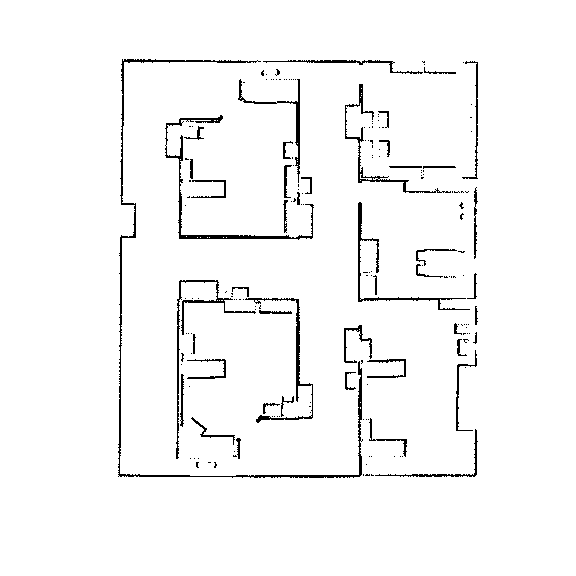
#> input picture middleman/src/HospitalMap.png, 576 x 576 px
$ python MapCVTransformations.py
#> lines starting #> are read from the running program, lines starting #| are printed output that depends on the picture; after the words box and inside, x2 and y2 are one past the last pixel; in counts of white or black regions, pixels touching at a corner belong together
import cv2
import numpy as np
import matplotlib.pyplot as plt

img = cv2.imread("HospitalMap.png")
#> img is the input picture: shape (576, 576, 3); 96.9% white; black in thin lines or dots, all inside (x1, y1, x2, y2) = (118, 59, 478, 478)
kernel11 = np.ones((11,11), np.uint8)
kernel3 = np.ones((3,3), np.uint8)
# [6 lines of commented-out code are left out]
de1 = cv2.morphologyEx(img, cv2.MORPH_OPEN, kernel3)
#> de1: shape (576, 576, 3); 96.5% white; 51 black regions (32 under 20 px), largest, box (x1, y1, x2, y2) and area: (118, 59, 478, 478) 3877, (165, 79, 314, 240) 2354, (176, 280, 313, 459) 2153
de1 = cv2.erode(de1, kernel3, iterations=1)
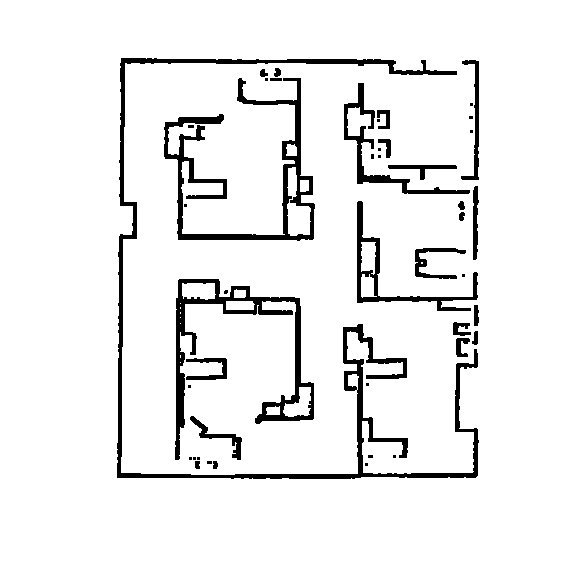
#> de1: shape (576, 576, 3); 93.1% white; 45 black regions (21 under 20 px), largest, box (x1, y1, x2, y2) and area: (117, 58, 479, 479) 7625, (164, 78, 315, 241) 4322, (175, 279, 314, 460) 3944
de1 = cv2.blur(de1, (5,5))
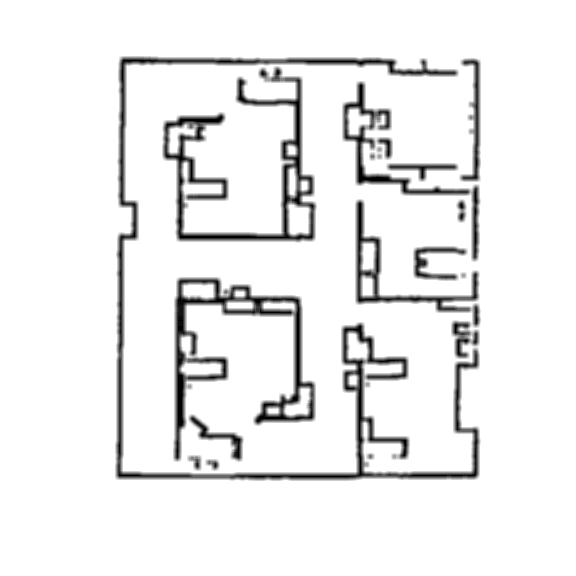
#> de1: shape (576, 576, 3); min 0, max 255, mean 237.5
de1 = cv2.bilateralFilter(de1,9,75,75)
ret, de1 = cv2.threshold(de1, 127, 255, cv2.THRESH_BINARY)
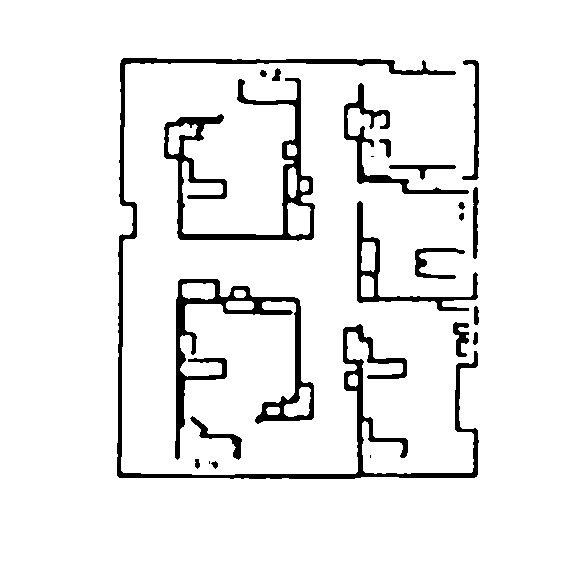
#> de1: shape (576, 576, 3); 93.1% white; 23 black regions (3 under 20 px), largest, box (x1, y1, x2, y2) and area: (117, 58, 479, 479) 7689, (175, 279, 314, 460) 4428, (164, 78, 315, 241) 4427
de1 = cv2.bilateralFilter(de1,9,75,75)
de1 = cv2.blur(de1, (3,3))
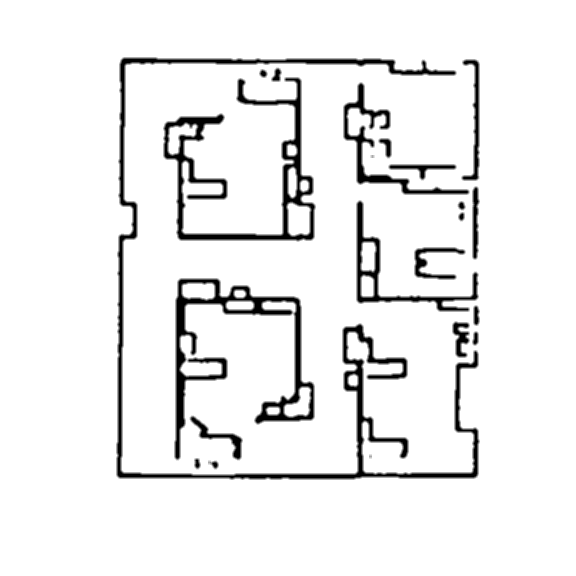
#> de1: shape (576, 576, 3); min 0, max 255, mean 237.5
ret, de1 = cv2.threshold(de1, 127, 255, cv2.THRESH_BINARY)
#> de1: shape (576, 576, 3); 93.1% white; 20 black regions, largest, box (x1, y1, x2, y2) and area: (117, 58, 479, 479) 7691, (164, 78, 315, 241) 4433, (175, 279, 314, 459) 4426
de1 = cv2.blur(de1, (3,3))
de1 = cv2.erode(de1, kernel3, iterations=1)
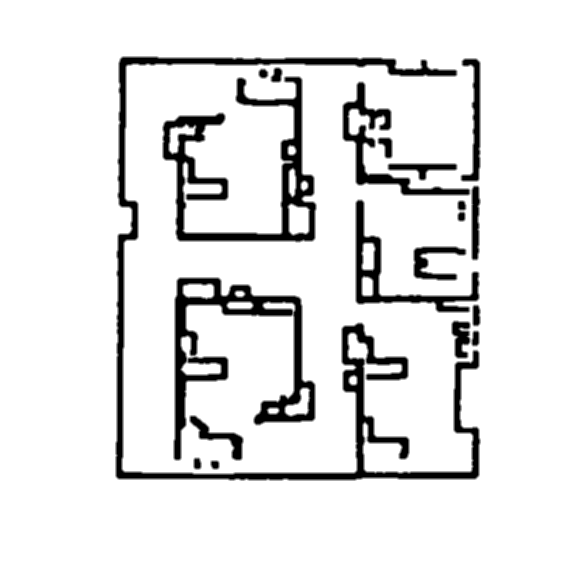
#> de1: shape (576, 576, 3); min 0, max 255, mean 229.6
de1 = cv2.dilate(de1, kernel3, iterations=1)
ret, de1 = cv2.threshold(de1, 127, 255, cv2.THRESH_BINARY)
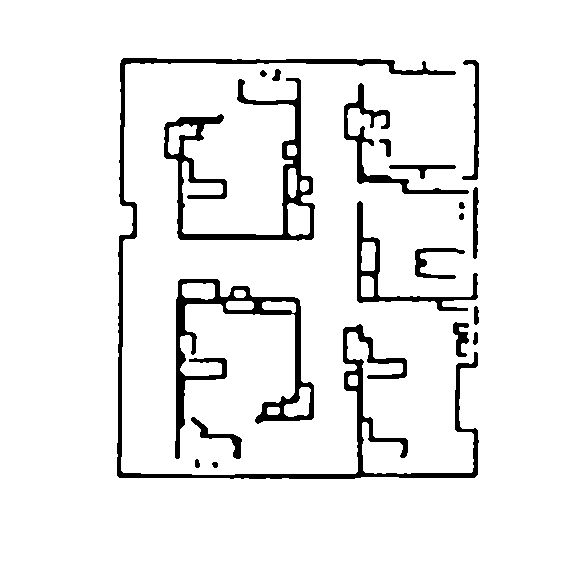
#> de1: shape (576, 576, 3); 93.1% white; 20 black regions, largest, box (x1, y1, x2, y2) and area: (117, 58, 479, 479) 7693, (164, 78, 315, 241) 4447, (175, 279, 314, 459) 4437
de1 = cv2.dilate(de1, kernel3, iterations=1)
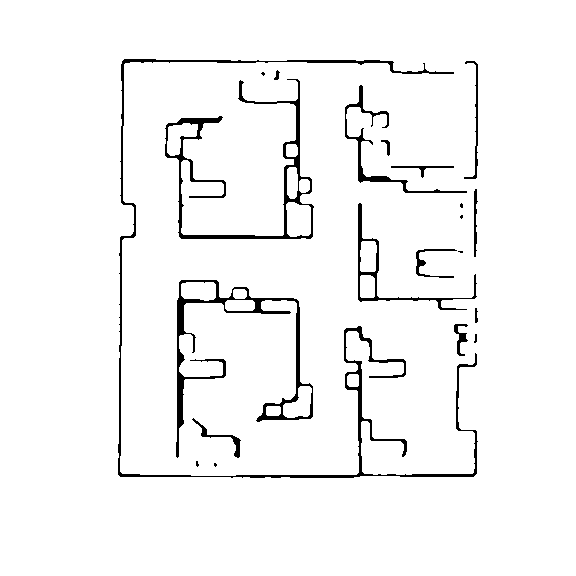
#> de1: shape (576, 576, 3); 96.2% white; 21 black regions (7 under 20 px), largest, box (x1, y1, x2, y2) and area: (118, 59, 478, 478) 4065, (176, 280, 313, 458) 2673, (165, 79, 314, 239) 2570

# [5 lines of commented-out code are left out]
cv2.imshow("de1", de1)
cv2.waitKey(5000)

$ run again, with middleman/src/test_map_simple.png copied over middleman/src/HospitalMap.png
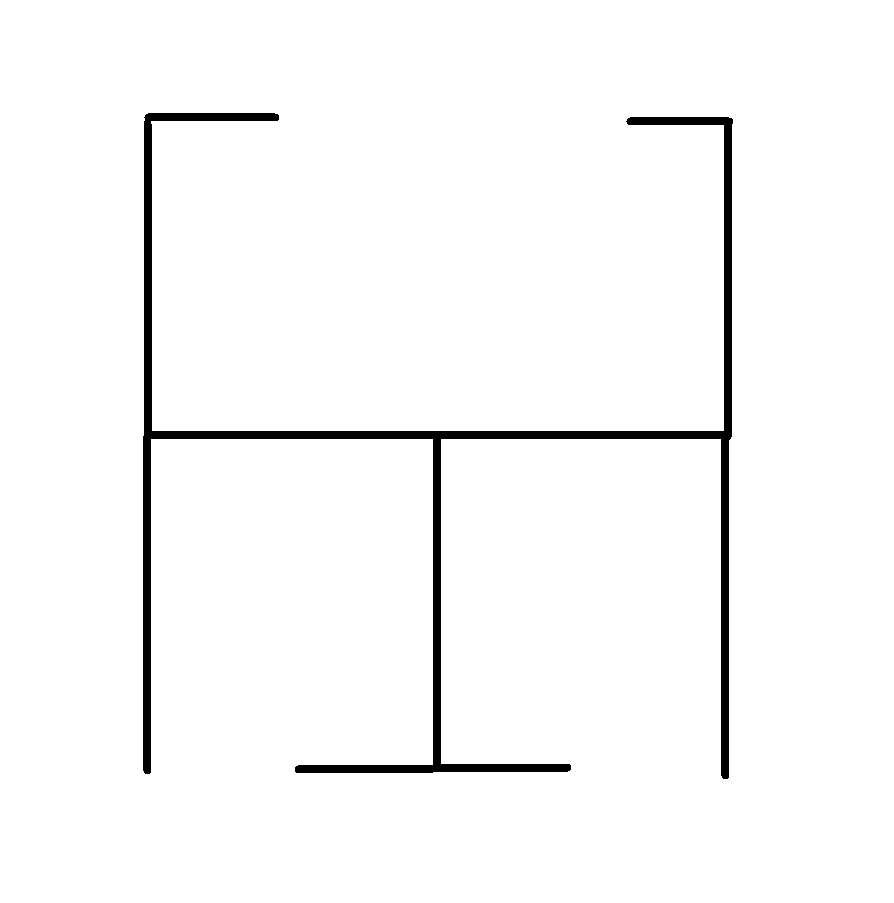
#> input picture middleman/src/test_map_simple.png, 894 x 903 px
#> img is the input picture: shape (903, 894, 3); 97.3% white; 1 black region, box (x1, y1, x2, y2) and area: (143, 113, 733, 779) 21720
#> `de1 = cv2.erode(de1, kernel3, iterations=1)`:
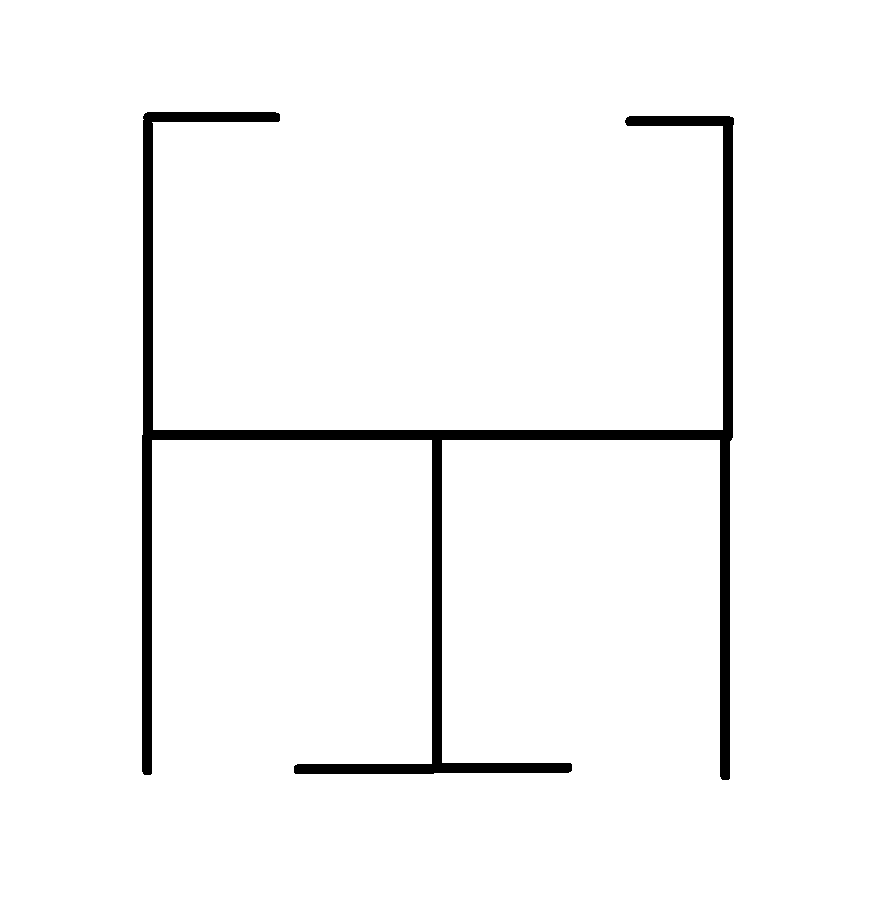
#> de1: shape (903, 894, 3); 96.6% white; 1 black region, box (x1, y1, x2, y2) and area: (142, 112, 734, 780) 27192
#> `de1 = cv2.erode(de1, kernel3, iterations=1)`:
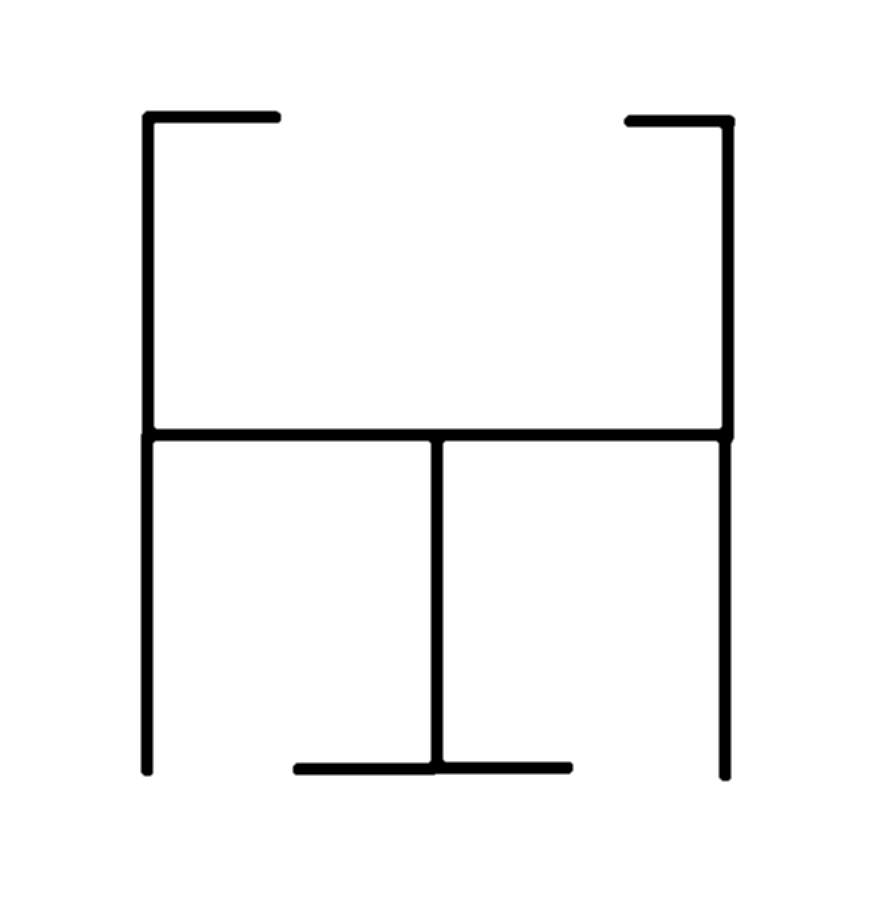
#> de1: shape (903, 894, 3); min 0, max 255, mean 244.7
